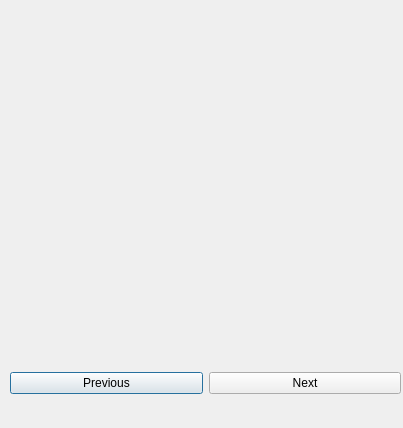
<?xml version="1.0" encoding="UTF-8"?>
<ui version="4.0">
 <class>puzzlewindow</class>
 <widget class="QDialog" name="puzzlewindow">
  <property name="geometry">
   <rect>
    <x>0</x>
    <y>0</y>
    <width>403</width>
    <height>428</height>
   </rect>
  </property>
  <property name="windowTitle">
   <string>puzzlewindow</string>
  </property>
  <widget class="QWidget" name="layoutWidget">
   <property name="geometry">
    <rect>
     <x>10</x>
     <y>370</y>
     <width>391</width>
     <height>27</height>
    </rect>
   </property>
   <layout class="QHBoxLayout" name="horizontalLayout">
    <item>
     <widget class="QPushButton" name="previousButton">
      <property name="text">
       <string>Previous</string>
      </property>
     </widget>
    </item>
    <item>
     <widget class="QPushButton" name="nextButton">
      <property name="text">
       <string>Next</string>
      </property>
     </widget>
    </item>
   </layout>
  </widget>
  <widget class="QWidget" name="gridLayoutWidget">
   <property name="geometry">
    <rect>
     <x>10</x>
     <y>10</y>
     <width>381</width>
     <height>351</height>
    </rect>
   </property>
   <layout class="QGridLayout" name="grid"/>
  </widget>
 </widget>
 <resources/>
 <connections/>
</ui>
